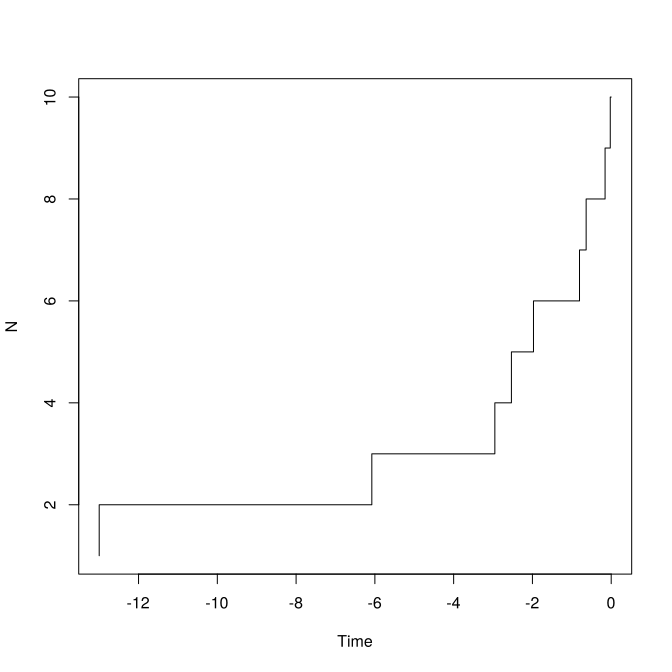

Recreate this plot in R.
# Create an LTT plot from a Newick

library(ape)
library(geiger)

create_ltt_plot_from_newick <- function(newick) {
  # Create an LTT plot from a Newick

  phylogeny <- read.tree(text = newick)
  ltt.plot(phylogeny)
}
